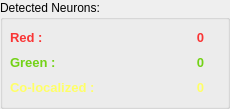
               <widget class="QGroupBox" name="groupBox_2">
                <property name="enabled">
                 <bool>true</bool>
                </property>
                <property name="minimumSize">
                 <size>
                  <width>0</width>
                  <height>100</height>
                 </size>
                </property>
                <property name="toolTip">
                 <string>&lt;html&gt;&lt;head/&gt;&lt;body&gt;&lt;p&gt;&lt;span style=&quot; color:#f21515;&quot;&gt;&lt;br/&gt;&lt;/span&gt;&lt;/p&gt;&lt;/body&gt;&lt;/html&gt;</string>
                </property>
                <property name="title">
                 <string>Detected Neurons:</string>
                </property>
                <property name="checkable">
                 <bool>false</bool>
                </property>
                <widget class="QLabel" name="label_16">
                 <property name="geometry">
                  <rect>
                   <x>10</x>
                   <y>25</y>
                   <width>113</width>
                   <height>25</height>
                  </rect>
                 </property>
                 <property name="text">
                  <string>&lt;html&gt;&lt;head/&gt;&lt;body&gt;&lt;p&gt;&lt;span style=&quot; font-size:10pt; font-weight:600; color:#fa3535;&quot;&gt;Red :&lt;/span&gt;&lt;/p&gt;&lt;/body&gt;&lt;/html&gt;</string>
                 </property>
                </widget>
                <widget class="QLabel" name="label_21">
                 <property name="geometry">
                  <rect>
                   <x>10</x>
                   <y>50</y>
                   <width>113</width>
                   <height>25</height>
                  </rect>
                 </property>
                 <property name="text">
                  <string>&lt;html&gt;&lt;head/&gt;&lt;body&gt;&lt;p&gt;&lt;span style=&quot; font-size:10pt; font-weight:600; color:#73d216;&quot;&gt;Green :&lt;/span&gt;&lt;/p&gt;&lt;/body&gt;&lt;/html&gt;</string>
                 </property>
                </widget>
                <widget class="QLabel" name="label_22">
                 <property name="geometry">
                  <rect>
                   <x>10</x>
                   <y>75</y>
                   <width>113</width>
                   <height>25</height>
                  </rect>
                 </property>
                 <property name="text">
                  <string>&lt;html&gt;&lt;head/&gt;&lt;body&gt;&lt;p&gt;&lt;span style=&quot; font-size:10pt; font-weight:600; color:#ffff66;&quot;&gt;Co-localized :&lt;/span&gt;&lt;/p&gt;&lt;/body&gt;&lt;/html&gt;</string>
                 </property>
                </widget>
                <widget class="QLabel" name="lblCoBlobCount">
                 <property name="geometry">
                  <rect>
                   <x>180</x>
                   <y>75</y>
                   <width>41</width>
                   <height>25</height>
                  </rect>
                 </property>
                 <property name="text">
                  <string>&lt;html&gt;&lt;head/&gt;&lt;body&gt;&lt;p align=&quot;center&quot;&gt;&lt;span style=&quot; font-size:10pt; color:#ffff66; font-weight:600;&quot;&gt;0&lt;/span&gt;&lt;/p&gt;&lt;/body&gt;&lt;/html&gt;</string>
                 </property>
                </widget>
                <widget class="QLabel" name="lblGreenBlobCount">
                 <property name="geometry">
                  <rect>
                   <x>180</x>
                   <y>50</y>
                   <width>41</width>
                   <height>25</height>
                  </rect>
                 </property>
                 <property name="text">
                  <string>&lt;html&gt;&lt;head/&gt;&lt;body&gt;&lt;p align=&quot;center&quot;&gt;&lt;span style=&quot; font-size:10pt; color:#73d216;font-weight:600;&quot;&gt;0&lt;/span&gt;&lt;/p&gt;&lt;/body&gt;&lt;/html&gt;</string>
                 </property>
                </widget>
                <widget class="QLabel" name="lblRedBlobCount">
                 <property name="geometry">
                  <rect>
                   <x>180</x>
                   <y>25</y>
                   <width>41</width>
                   <height>25</height>
                  </rect>
                 </property>
                 <property name="font">
                  <font>
                   <weight>75</weight>
                   <bold>true</bold>
                  </font>
                 </property>
                 <property name="cursor">
                  <cursorShape>ArrowCursor</cursorShape>
                 </property>
                 <property name="text">
                  <string>&lt;html&gt;&lt;head/&gt;&lt;body&gt;&lt;p align=&quot;center&quot;&gt;&lt;span style=&quot; font-size:10pt; font-weight:600; color:#fa3535;&quot;&gt;0&lt;/span&gt;&lt;/p&gt;&lt;/body&gt;&lt;/html&gt;</string>
                 </property>
                </widget>
               </widget>
